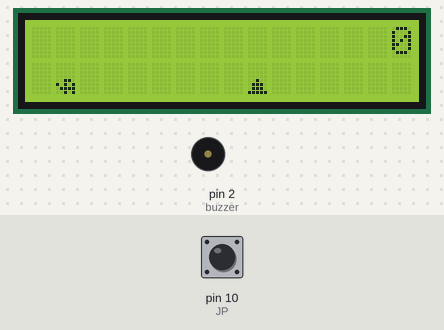
Recording of a sketch running on a simulated Arduino Uno, built with avr-gcc and run on an emulated ATmega328P. On the bench: 16×2 character LCD, buzzer (waves = sounding). The inputs (shaded band) are chosen by the test bench; at power-on: pin 10 (JP) LOW. Random numbers use the default seed unless the sketch sets one.

Above: at 1.0 s.
1.3 s: pin 10 (JP) driven HIGH
At 2.8 s:
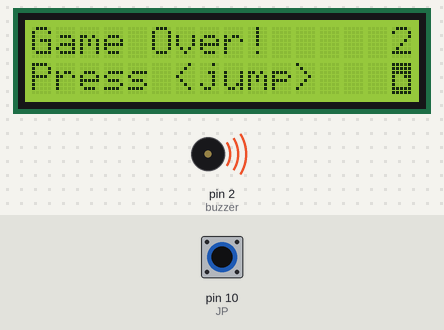
3.2 s: pin 10 (JP) driven LOW
At 4.19 s:
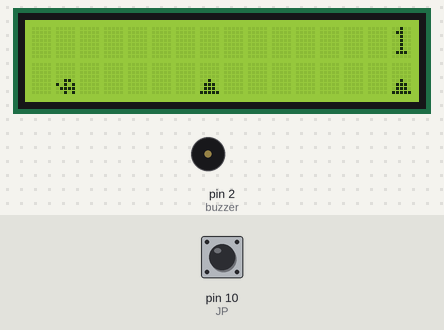
6.2 s: pin 10 (JP) driven HIGH
At 8.9 s:
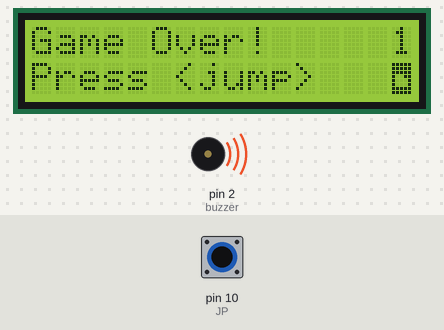
Timing chart, 0 to 14.3 s (numbered marks = the images above; inputs shaded):
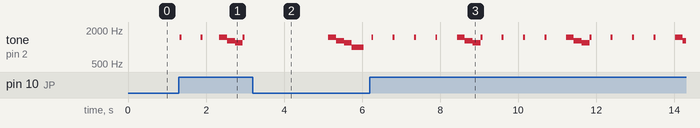

Measured:
- after the input at 6.2 s, tone on pin 2 (buzzer): silent → 1500 Hz at once, then repeats every 2.8 s: 3 × (silent 0.50 s, 1500 Hz 0.05 s), silent 0.50 s, 1500 Hz 0.20 s, 1300 Hz 0.20 s, 1200 Hz 0.20 s, 1500 Hz 0.05 s; the display: first changes at once (image 3 shows a later state)
- by itself, tone on pin 2 (buzzer): plays 1500 Hz for 0.20 s, 1300 Hz for 0.20 s, 1200 Hz for 0.20 s, 1000 Hz for 0.30 s
- what the display in image 1 shows lasts 0.6 s, from 2.3 s to 2.9 s

The sketch:

lcdino.ino
```cpp
#include <LiquidCrystal.h>

#define TRUE  7
#define FALSE 0

#define RS  9
#define EN  8
#define D4  7
#define D5  6
#define D6  5
#define D7  4
#define JP 10

#define DELAY_MS    75
#define ENEMY_COUNT  2

#define ROW_TOP  0
#define ROW_DOWN 1

enum Jump_State { FALL, RISE, STOP };

enum Entity_Type {
    PLAYER,
    BASIC_ENEMY,
    JUMPING_ENEMY,
    FLYING_ENEMY,
};

enum Sprite {
    PLAYER_SPRITE_DOWN = 1,
    PLAYER_SPRITE_UP,
    BASIC_ENEMY_SPRITE_DOWN,
    BASIC_ENEMY_SPRITE_UP,
    FLYING_ENEMY_SPRITE_DOWN,
    FLYING_ENEMY_SPRITE_UP,
    LOGO_UNISC_SPRITE
};

struct Entity {
    enum Jump_State jump_state;
    enum Entity_Type type;
    enum Sprite sprite;
    int col, row, updatable;
};

LiquidCrystal lcd(RS, EN, D4, D5, D6, D7);

void clear()
{
    lcd.clear();
}

void lcd_set_cursor(int col, int row)
{
    lcd.setCursor(col, row);
}

void lcd_load_char(int sprite_num, byte data[8])
{
    lcd.createChar(sprite_num, data);
}

void lcd_begin()
{
    lcd.begin(16, 2);
}

void lcd_write(int sprite_num, int col, int row)
{
    lcd_set_cursor(col, row);
    lcd.write(sprite_num);
}

void lcd_print(char *s, int col, int row)
{
    lcd_set_cursor(col, row);
    lcd.print(s);
}

byte player_sprites[2][8] = {
    {
        B00000,
        B00000,
        B00000,
        B00000,
        B00110,
        B10101,
        B01111,
        B00101
    },
    {
        B00110,
        B10101,
        B01111,
        B00101,
        B00000,
        B00000,
        B00000,
        B00000
    },
};

byte basic_enemy_sprites[2][8] = {
    {
        B00000,
        B00000,
        B00000,
        B00000,
        B00100,
        B01110,
        B01110,
        B11111
    },
    {
        B00000,
        B00000,
        B01110,
        B11111,
        B01110,
        B00000,
        B00000,
        B00000
    }
};

byte flying_enemy_sprites[2][8] = {
    {
        B00000,
        B00000,
        B00000,
        B00000,
        B11111,
        B01100,
        B00000,
        B00000
    },
    {
        B00000,
        B00000,
        B01100,
        B11111,
        B00000,
        B00000,
        B00000,
        B00000
    }
};

byte logo_unisc_sprite[8] = {
    B11111,
    B11111,
    B11111,
    B10011,
    B10001,
    B10001,
    B11111,
    B11111
};

Entity player;
Entity enemys[ENEMY_COUNT];

int jump, loose, points, running, buzzing;

void init_game()
{
    player = {
        .jump_state = STOP,
        .type = PLAYER,
        .sprite = PLAYER_SPRITE_DOWN,
        .col = 1,
        .row = ROW_DOWN,
        .updatable = TRUE
    };

    for (int i = 0; i < ENEMY_COUNT; i++) {
        enemys[i] = {
            .jump_state = STOP,
            .type = BASIC_ENEMY,
            .sprite = BASIC_ENEMY_SPRITE_DOWN,
            .col = 15 + (i*8),
            .row = ROW_DOWN,
            .updatable = FALSE
        };
    }

    loose = 0;
    points = 0;
    running = 1;
    buzzing = 0;
}

void lcderror(char *s)
{
    clear();
    lcd_print("err:", 0, ROW_DOWN);
    lcd_print(s, 0, ROW_DOWN);
    running = 0;
}

void draw_sprite(int sprite_num, int col, int row)
{
    if (col <= 15) {
        lcd_write(sprite_num, col, row);
    }
}

void draw_entity(Entity *entity)
{
    draw_sprite(entity->sprite, entity->col, entity->row);
}

void draw_enemys()
{
    for (int i = 0; i < ENEMY_COUNT; i++) {
        draw_entity(&enemys[i]);
    }
}

char str_points[4];
void draw_points()
{
    int col;
    if (points < 10) {
        col = 15;
    } else if (points < 100) {
        col = 14;
    } else {
        col = 13;
    }

    itoa(points, str_points, 10);
    lcd_print(str_points, col, ROW_TOP);
}

void draw_unisc()
{
    lcd_write(LOGO_UNISC_SPRITE, 15, ROW_DOWN);
}

int jump_entity(Entity *entity, Jump_State on_stop, Sprite up, Sprite down)
{
    switch (entity->jump_state) {
        case RISE: {
            if (entity->sprite == down) {
                entity->sprite = up;
            } else { /* sprite up */
                if (entity->row == ROW_TOP) {
                    entity->jump_state = FALL;
                } else {
                    entity->row = ROW_TOP;
                }
                entity->sprite = down;
            }
        } break;

        case FALL: {
            if (entity->sprite == down) {
                if (entity->row == ROW_DOWN) {
                    entity->jump_state = STOP;
                } else { /* row top */
                    entity->row = ROW_DOWN;
                    entity->sprite = up;
                }
            } else {
                entity->sprite = down;
            }
        } break;

        case STOP: {
            entity->jump_state = on_stop;
        } break;

        default: {
            lcderror("invalid jmp");
            return 1;
        } break;
    }

    return 0;
}

int update_player()
{
    return jump_entity(&player, STOP, PLAYER_SPRITE_UP, PLAYER_SPRITE_DOWN);
}

void randomize_enemy(Entity *enemy)
{
    int chaos = random(6);

    switch (chaos) {
        case 0: {
            enemy->jump_state = RISE;
            enemy->type = JUMPING_ENEMY;
            enemy->sprite = BASIC_ENEMY_SPRITE_DOWN;
            enemy->row = ROW_DOWN;
        } break;

        case 1: {
            enemy->jump_state = FALL;
            enemy->type = JUMPING_ENEMY;
            enemy->sprite = BASIC_ENEMY_SPRITE_UP;
            enemy->row = ROW_DOWN;
        } break;

        case 2: {
            enemy->jump_state = RISE;
            enemy->type = FLYING_ENEMY;
            enemy->sprite = FLYING_ENEMY_SPRITE_DOWN;
            enemy->row = ROW_DOWN;
        } break;

        case 3: {
            enemy->jump_state = FALL;
            enemy->type = FLYING_ENEMY;
            enemy->sprite = FLYING_ENEMY_SPRITE_UP;
            enemy->row = ROW_DOWN;
        } break;

        default: {
            enemy->jump_state = STOP;
            enemy->type = BASIC_ENEMY;
            enemy->sprite = BASIC_ENEMY_SPRITE_DOWN;
            enemy->row = ROW_DOWN;
        } break;
    }
}

int update_enemy(Entity *enemy)
{
    enemy->updatable = !enemy->updatable;

    // its more smoothly if we update enemys 1/2 times in comparison to player
    if (!enemy->updatable) {
        return 0;
    }

    int jmp_result;
    switch (enemy->type) {
        case JUMPING_ENEMY: {
           jmp_result = jump_entity(enemy, RISE, BASIC_ENEMY_SPRITE_UP, BASIC_ENEMY_SPRITE_DOWN);
        } break;

        case FLYING_ENEMY: {
           jmp_result = jump_entity(enemy, RISE, FLYING_ENEMY_SPRITE_UP, FLYING_ENEMY_SPRITE_DOWN);
        } break;

        default: {
            jmp_result = 0;
        } break;
    }

    enemy->col -= 1;
    if (enemy->col < 0) {
        enemy->col = 15;
        randomize_enemy(enemy);
    }

    return jmp_result;
}

int update_enemys()
{
    for (int i = 0; i < ENEMY_COUNT; i++) {
        if (update_enemy(&enemys[i]) != 0) {
            return 1;
        }
    }

    return 0;
}

int ms_count = 0;
void update_points()
{
    for (int i = 0; i < ENEMY_COUNT; i++) {
        if (enemys[i].col == player.col && enemys[i].row == player.row) {
            loose = 1;
            ms_count = 0;
            return;
        }
    }

    ms_count += DELAY_MS;
    if (ms_count >= 1000) {
        points++;
        ms_count = 0;
    }
}

const int buzzer = 2;

void setup()
{
    lcd_begin();

    lcd_load_char(PLAYER_SPRITE_DOWN, player_sprites[0]);            //  8
    lcd_load_char(PLAYER_SPRITE_UP, player_sprites[1]);              // 16
    lcd_load_char(BASIC_ENEMY_SPRITE_DOWN, basic_enemy_sprites[0]);  // 24
    lcd_load_char(BASIC_ENEMY_SPRITE_UP, basic_enemy_sprites[1]);    // 32
    lcd_load_char(FLYING_ENEMY_SPRITE_DOWN, flying_enemy_sprites[0]);// 48
    lcd_load_char(FLYING_ENEMY_SPRITE_UP, flying_enemy_sprites[1]);  // 56
    lcd_load_char(LOGO_UNISC_SPRITE, logo_unisc_sprite);             // 64 - thats the limit!

    pinMode(JP, INPUT);
    pinMode(buzzer, OUTPUT);
    randomSeed(analogRead(0));

    init_game();
}

void loop()
{
    if (!running) {
        return;
    }

    digitalWrite(buzzer, LOW);
    clear();
    if (loose) {
        lcd_print("Game Over!", 0, ROW_TOP);
        lcd_print("Press <jump>", 0, ROW_DOWN);

        draw_points();
        draw_unisc();

        if (!buzzing){
          buzzing = 1;
          tone(buzzer, 1500, 200);
          delay(200);
          tone(buzzer, 1300, 200);
          delay(200);
          tone(buzzer, 1200, 200);
          delay(200);
          tone(buzzer, 1000, 300);
        }

        while (!digitalRead(JP)) {
            delay(100);
        }

        init_game();
        return;
    }

    if (player.jump_state == STOP) {
        jump = digitalRead(JP);
        if (jump) {
            tone(buzzer, 1500, 50);
            player.jump_state = RISE;
        }
    }

    draw_enemys();
    draw_entity(&player);
    draw_points();

    update_points();
    if (update_enemys() != 0) {
        return;
    }
    if (update_player() != 0) {
        return;
    }

    delay(DELAY_MS);
}
```
